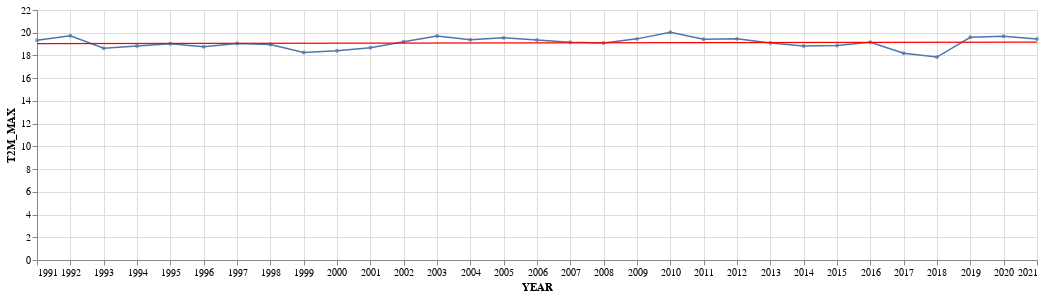

The notebook cell this image was saved under:
### Code cell
df_acotado2['YEAR'] = pd.to_datetime(df_acotado2['YEAR'], format='%Y')
# Plot de la TEM PROMEDIO
line=alt.Chart(df_acotado2).mark_line(size=1.5).encode(
  x = 'YEAR:T',
  y = 'T2M_MAX:Q',
  tooltip = [
    alt.Tooltip('YEAR:T', title='YEAR'),
    alt.Tooltip("T2M_MAX:Q", title='T2M_MAX')])\
      .properties(width=1000, height=250)
##-------------------------------------------------------------------------------

tendecia = line.transform_regression('YEAR','T2M_MAX')\
           .mark_line(color='red',size=1.2)

points = alt.Chart(df_acotado2).mark_point(size=3.8).encode(
    x='YEAR:T',
    y=alt.Y('T2M_MAX:Q',axis=alt.Axis(title='T2M_MAX') ),
    tooltip = [
         alt.Tooltip('YEAR:T', title='YEAR'),
         alt.Tooltip('T2M_MAX:Q', title='T2M_MAX')] )
# Uniendo
line + points + tendecia
#-------------------------------------------------------------------------------

### Figure 1 — Vega-Lite specification as saved in the notebook (floating-point values rounded to 4 significant figures)
{"config": {"view": {"continuousWidth": 400, "continuousHeight": 300}}, "layer": [{"mark": {"type": "line", "size": 1.5}, "encoding": {"tooltip": [{"field": "YEAR", "title": "YEAR", "type": "temporal"}, {"field": "T2M_MAX", "title": "T2M_MAX", "type": "quantitative"}], "x": {"field": "YEAR", "type": "temporal"}, "y": {"field": "T2M_MAX", "type": "quantitative"}}, "height": 250, "width": 1000}, {"mark": {"type": "point", "size": 3.8}, "encoding": {"tooltip": [{"field": "YEAR", "title": "YEAR", "type": "temporal"}, {"field": "T2M_MAX", "title": "T2M_MAX", "type": "quantitative"}], "x": {"field": "YEAR", "type": "temporal"}, "y": {"axis": {"title": "T2M_MAX"}, "field": "T2M_MAX", "type": "quantitative"}}}, {"mark": {"type": "line", "color": "red", "size": 1.2}, "encoding": {"tooltip": [{"field": "YEAR", "title": "YEAR", "type": "temporal"}, {"field": "T2M_MAX", "title": "T2M_MAX", "type": "quantitative"}], "x": {"field": "YEAR", "type": "temporal"}, "y": {"field": "T2M_MAX", "type": "quantitative"}}, "height": 250, "transform": [{"on": "YEAR", "regression": "T2M_MAX"}], "width": 1000}], "data": {"name": "data-2d276ea530c7ea7e16bee62167c652e3"}, "$schema": "https://vega.github.io/schema/vega-lite/v4.17.0.json", "datasets": {"data-2d276ea530c7ea7e16bee62167c652e3": [{"YEAR": "1991-01-01T00:00:00", "T2M_MAX": 19.34}, {"YEAR": "1992-01-01T00:00:00", "T2M_MAX": 19.73}, {"YEAR": "1993-01-01T00:00:00", "T2M_MAX": 18.63}, {"YEAR": "1994-01-01T00:00:00", "T2M_MAX": 18.84}, {"YEAR": "1995-01-01T00:00:00", "T2M_MAX": 19.03}, {"YEAR": "1996-01-01T00:00:00", "T2M_MAX": 18.77}, {"YEAR": "1997-01-01T00:00:00", "T2M_MAX": 19.05}, {"YEAR": "1998-01-01T00:00:00", "T2M_MAX": 18.97}, {"YEAR": "1999-01-01T00:00:00", "T2M_MAX": 18.26}, {"YEAR": "2000-01-01T00:00:00", "T2M_MAX": 18.42}, {"YEAR": "2001-01-01T00:00:00", "T2M_MAX": 18.68}, {"YEAR": "2002-01-01T00:00:00", "T2M_MAX": 19.21}, {"YEAR": "2003-01-01T00:00:00", "T2M_MAX": 19.72}, {"YEAR": "2004-01-01T00:00:00", "T2M_MAX": 19.38}, {"YEAR": "2005-01-01T00:00:00", "T2M_MAX": 19.55}, {"YEAR": "2006-01-01T00:00:00", "T2M_MAX": 19.36}, {"YEAR": "2007-01-01T00:00:00", "T2M_MAX": 19.16}, {"YEAR": "2008-01-01T00:00:00", "T2M_MAX": 19.09}, {"YEAR": "2009-01-01T00:00:00", "T2M_MAX": 19.46}, {"YEAR": "2010-01-01T00:00:00", "T2M_MAX": 20.04}, {"YEAR": "2011-01-01T00:00:00", "T2M_MAX": 19.43}, {"YEAR": "2012-01-01T00:00:00", "T2M_MAX": 19.46}, {"YEAR": "2013-01-01T00:00:00", "T2M_MAX": 19.1}, {"YEAR": "2014-01-01T00:00:00", "T2M_MAX": 18.82}, {"YEAR": "2015-01-01T00:00:00", "T2M_MAX": 18.88}, {"YEAR": "2016-01-01T00:00:00", "T2M_MAX": 19.15}, {"YEAR": "2017-01-01T00:00:00", "T2M_MAX": 18.19}, {"YEAR": "2018-01-01T00:00:00", "T2M_MAX": 17.86}, {"YEAR": "2019-01-01T00:00:00", "T2M_MAX": 19.6}, {"YEAR": "2020-01-01T00:00:00", "T2M_MAX": 19.69}, {"YEAR": "2021-01-01T00:00:00", "T2M_MAX": 19.45}]}}
